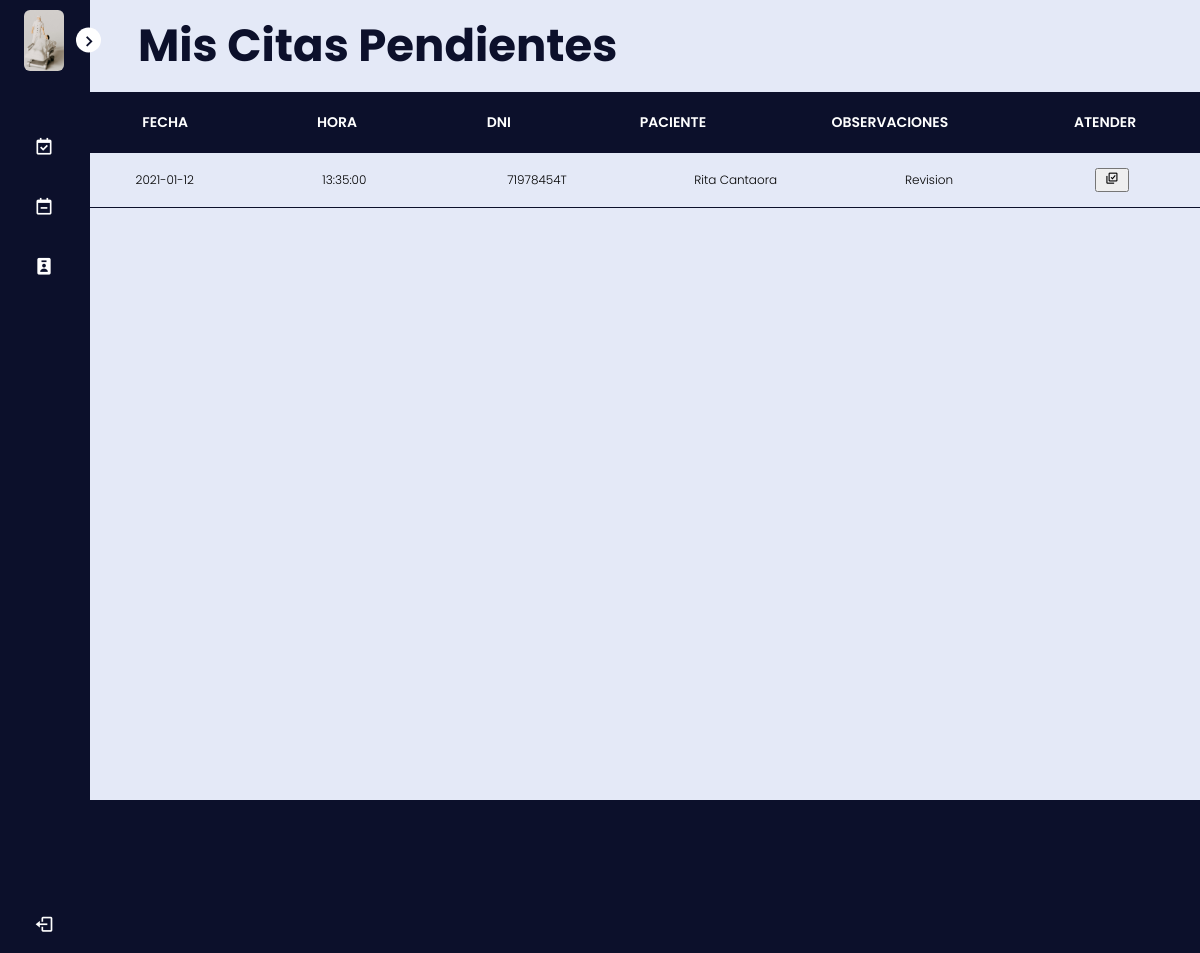
/medico/citas-pendientes.php (signed in), run on an earlier commit of the app's database.
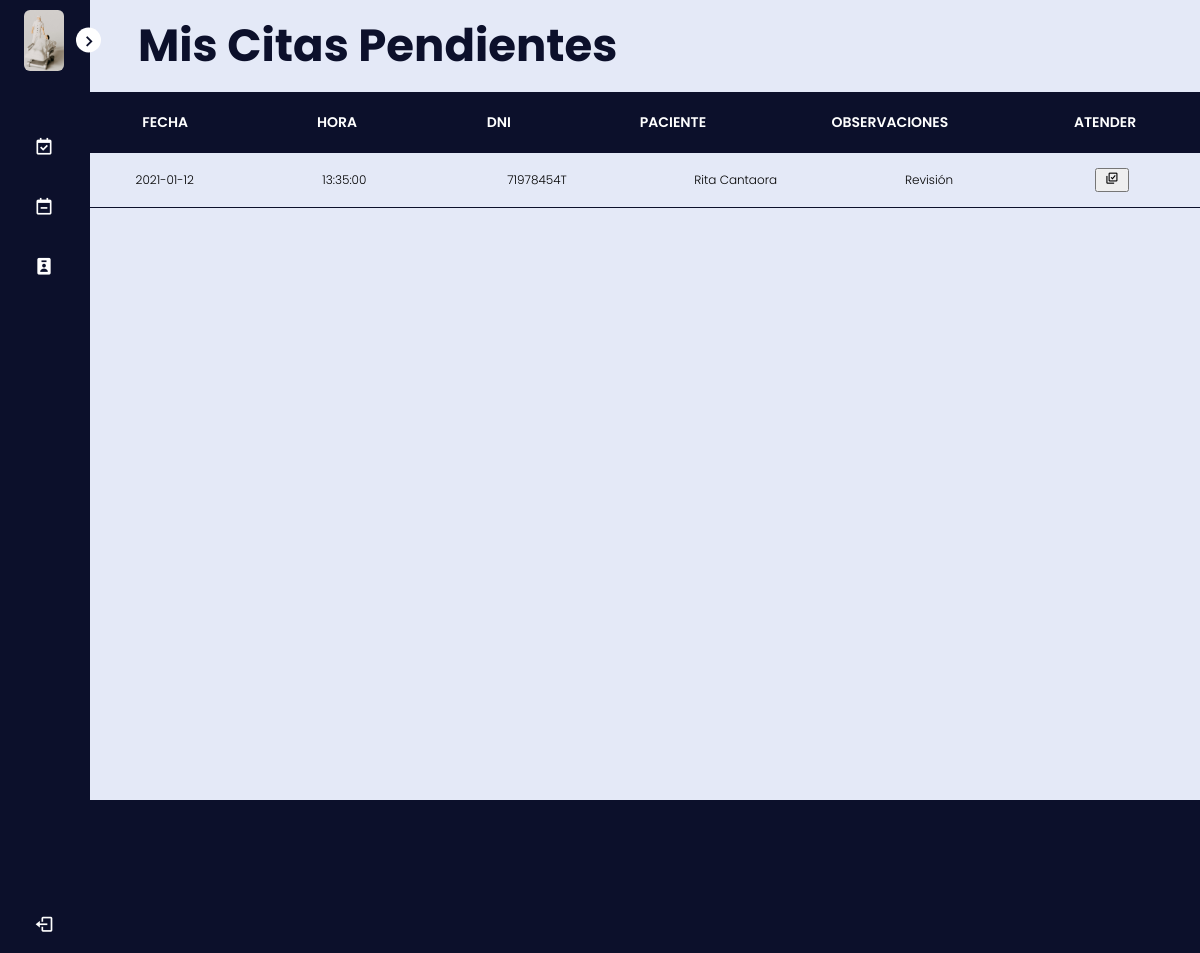
And on a later commit of the database.
### tables this page shows
CREATE TABLE `citas` (
  `idCita` int(11) NOT NULL,
  `citFecha` date NOT NULL,
  `citHora` time NOT NULL,
  `citPaciente` varchar(10) NOT NULL,
  `citMedico` varchar(10) NOT NULL,
  `citConsultorio` int(11) NOT NULL,
  `citEstado` enum('Asignado','Atendido') NOT NULL DEFAULT 'Asignado',
  `CitObservaciones` text NOT NULL
);

CREATE TABLE `pacientes` (
  `dniPac` varchar(10) NOT NULL,
  `pacNombres` varchar(50) NOT NULL,
  `pacApellidos` varchar(50) NOT NULL,
  `pacFechaNacimiento` date NOT NULL,
  `pacSexo` enum('Masculino','Femenino') NOT NULL
);

### medico/citas-pendientes.php (the view, shortened to what this page needs)
<!DOCTYPE html>
<html lang="en">
<head>
    <link rel="stylesheet" href="../assets/css/style.css">
    <link href='https://unpkg.com/boxicons@2.1.1/css/boxicons.min.css' rel='stylesheet'>
</head>
<body>
    <?php
    $con = mysqli_connect('localhost', 'Medico', 'mEdrrr033IcO', 'Clinica');
    if ($_SESSION['usutipo'] == 'Medico') {
        $sql = "SELECT citas.citFecha,citas.citHora,citas.citPaciente,pacientes.pacNombres,pacientes.pacApellidos,citas.CitObservaciones FROM citas, pacientes WHERE citas.citMedico='$_SESSION[dni]' AND citas.citEstado='Asignado' AND citas.citPaciente=pacientes.dniPac";
        $result = mysqli_query($con, $sql);
        $filas = mysqli_num_rows($result);
    } else {
        $error = "No tienes permisos.";
        $aviso = "Inicie sesión como médico para poder realizar la operación.";
        header("Refresh:4; url=../logout.php", true);
    }
    ?>
    <nav class="sidebar close">
        <header>
            <div class="image-text">
                <span class="image">
                    <img src="../assets/img/scene.jpg" alt="foto perfil">
                </span>
            </div>
            <i class='bx bx-chevron-right toggle'></i>
        </header>
        <div class="menu-bar">
        <div class="menu">
                <ul class="menu-links">
                <li class="nav-link">
                        <a href="citas-atendidas.php">
                        <i class='bx bx-calendar-check icon'></i>
                        </a>
                    </li>
                    <li class="nav-link">
                        <a href="#">
                        <i class='bx bx-calendar-minus icon' ></i>
                        </a>
                    </li>
                    <li class="nav-link">
                        <a href="ver-pacientes.php">
                        <i class='bx bxs-user-badge icon'></i>
                        </a>
                    </li>
                </ul>
            </div>
            <div class="bottom-content">
                <li>
                    <a href="../logout.php">
                        <i class='bx bx-log-out icon'></i>
                    </a>
                </li>
            </div>
        </div>
    </nav>
    <section class="home">
        <div class="text">
            <h1>Mis Citas Pendientes</h1>
        </div>
        <form action="#" method="POST" name="miForm">
        <div class="tabla">
            <div class="tbl-header">
                <table cellpadding="0" cellspacing="0" border="0">
                    <thead>
                        <tr>
                            <th>Fecha</th>
                            <th>Hora</th>
                            <th>Dni</th>
                            <th>Paciente</th>
                            <th>Observaciones</th>
                            <th>Atender</th>
                        </tr>
                    </thead>
                </table>
            </div>
            <div class="tbl-content">
                <table cellpadding="0" cellspacing="0" border="0">
                    <tbody>
                        <?php
                        if ($filas != 0) {
                            while ($registro = mysqli_fetch_row($result)) {
                        ?>
                                <tr>
                                    <td><?php echo $registro[0]; ?></td>
                                    <td><?php echo $registro[1]; ?></td>
                                    <td><?php echo $registro[2]; ?></td>
                                    <td><?php echo $registro[3]. ' ' .$registro[4]; ?></td>
                                    <td><?php echo $registro[5]; ?></td>
                                    <td><button type="submit" name="atender[]" value=<?php echo $registro[0].",".$registro[1].",".$registro[2].",".$registro[3].",".$registro[4]; ?>><i class='bx bx-select-multiple icon' style="width: 30px;"></i></button></td>
                                </tr>
                        <?php
                            }
                        } else {
                            echo "<tr><td>No hay citas pendientes.</td></tr>";
                        }
                        ?>
                    </tbody>
                </table>
            </div>
        </div>
        </form>
    </section>
</body>
</html>

What changed in the data, as far as the page shows it:
changed citas "Rita": CitObservaciones "Revision" → "Revisión"
